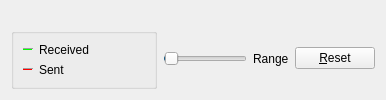
     <widget class="QWidget" name="tab_nettraffic">
      <attribute name="title">
       <string>&amp;Network Traffic</string>
      </attribute>
      <layout class="QHBoxLayout" name="horizontalLayout_3">
       <item>
        <layout class="QVBoxLayout" name="verticalLayout_4">
         <item>
          <widget class="TrafficGraphWidget" name="trafficGraph" native="true">
           <property name="sizePolicy">
            <sizepolicy hsizetype="Expanding" vsizetype="Expanding">
             <horstretch>0</horstretch>
             <verstretch>0</verstretch>
            </sizepolicy>
           </property>
           <property name="accessibleName">
            <string>Traffic Graph</string>
           </property>
          </widget>
         </item>
         <item>
          <layout class="QHBoxLayout" name="horizontalLayout_2">
           <item>
            <widget class="QGroupBox" name="groupBox_2">
             <property name="toolTip">
              <string extracomment="Totals"/>
             </property>
             <property name="accessibleName">
              <string>Totals</string>
             </property>
             <property name="title">
              <string/>
             </property>
             <property name="flat">
              <bool>true</bool>
             </property>
             <layout class="QVBoxLayout" name="verticalLayout_9">
              <item>
               <layout class="QHBoxLayout" name="horizontalLayout_6">
                <item>
                 <widget class="Line" name="line_3">
                  <property name="sizePolicy">
                   <sizepolicy hsizetype="Fixed" vsizetype="Fixed">
                    <horstretch>0</horstretch>
                    <verstretch>0</verstretch>
                   </sizepolicy>
                  </property>
                  <property name="minimumSize">
                   <size>
                    <width>10</width>
                    <height>0</height>
                   </size>
                  </property>
                  <property name="palette">
                   <palette>
                    <active>
                     <colorrole role="Light">
                      <brush brushstyle="SolidPattern">
                       <color alpha="255">
                        <red>0</red>
                        <green>255</green>
                        <blue>0</blue>
                       </color>
                      </brush>
                     </colorrole>
                    </active>
                    <inactive>
                     <colorrole role="Light">
                      <brush brushstyle="SolidPattern">
                       <color alpha="255">
                        <red>0</red>
                        <green>255</green>
                        <blue>0</blue>
                       </color>
                      </brush>
                     </colorrole>
                    </inactive>
                    <disabled>
                     <colorrole role="Light">
                      <brush brushstyle="SolidPattern">
                       <color alpha="255">
                        <red>0</red>
                        <green>255</green>
                        <blue>0</blue>
                       </color>
                      </brush>
                     </colorrole>
                    </disabled>
                   </palette>
                  </property>
                  <property name="orientation">
                   <enum>Qt::Horizontal</enum>
                  </property>
                 </widget>
                </item>
                <item>
                 <widget class="QLabel" name="label_24">
                  <property name="accessibleName">
                   <string>Received</string>
                  </property>
                  <property name="accessibleDescription">
                   <string>Received</string>
                  </property>
                  <property name="text">
                   <string>Received</string>
                  </property>
                 </widget>
                </item>
                <item>
                 <widget class="QLabel" name="lblBytesIn">
                  <property name="minimumSize">
                   <size>
                    <width>50</width>
                    <height>0</height>
                   </size>
                  </property>
                  <property name="accessibleName">
                   <string>Bytes Received</string>
                  </property>
                  <property name="alignment">
                   <set>Qt::AlignRight|Qt::AlignTrailing|Qt::AlignVCenter</set>
                  </property>
                 </widget>
                </item>
               </layout>
              </item>
              <item>
               <layout class="QHBoxLayout" name="horizontalLayout_7">
                <item>
                 <widget class="Line" name="line_4">
                  <property name="sizePolicy">
                   <sizepolicy hsizetype="Fixed" vsizetype="Fixed">
                    <horstretch>0</horstretch>
                    <verstretch>0</verstretch>
                   </sizepolicy>
                  </property>
                  <property name="minimumSize">
                   <size>
                    <width>10</width>
                    <height>0</height>
                   </size>
                  </property>
                  <property name="palette">
                   <palette>
                    <active>
                     <colorrole role="Light">
                      <brush brushstyle="SolidPattern">
                       <color alpha="255">
                        <red>255</red>
                        <green>0</green>
                        <blue>0</blue>
                       </color>
                      </brush>
                     </colorrole>
                    </active>
                    <inactive>
                     <colorrole role="Light">
                      <brush brushstyle="SolidPattern">
                       <color alpha="255">
                        <red>255</red>
                        <green>0</green>
                        <blue>0</blue>
                       </color>
                      </brush>
                     </colorrole>
                    </inactive>
                    <disabled>
                     <colorrole role="Light">
                      <brush brushstyle="SolidPattern">
                       <color alpha="255">
                        <red>255</red>
                        <green>0</green>
                        <blue>0</blue>
                       </color>
                      </brush>
                     </colorrole>
                    </disabled>
                   </palette>
                  </property>
                  <property name="orientation">
                   <enum>Qt::Horizontal</enum>
                  </property>
                 </widget>
                </item>
                <item>
                 <widget class="QLabel" name="label_31">
                  <property name="accessibleName">
                   <string>Sent</string>
                  </property>
                  <property name="accessibleDescription">
                   <string>Sent</string>
                  </property>
                  <property name="text">
                   <string>Sent</string>
                  </property>
                 </widget>
                </item>
                <item>
                 <widget class="QLabel" name="lblBytesOut">
                  <property name="minimumSize">
                   <size>
                    <width>50</width>
                    <height>0</height>
                   </size>
                  </property>
                  <property name="accessibleName">
                   <string>Bytes Sent</string>
                  </property>
                  <property name="alignment">
                   <set>Qt::AlignRight|Qt::AlignTrailing|Qt::AlignVCenter</set>
                  </property>
                 </widget>
                </item>
               </layout>
              </item>
             </layout>
            </widget>
           </item>
           <item>
            <widget class="QSlider" name="sldGraphRange">
             <property name="accessibleName">
              <string>Range Slider</string>
             </property>
             <property name="minimum">
              <number>1</number>
             </property>
             <property name="maximum">
              <number>288</number>
             </property>
             <property name="pageStep">
              <number>12</number>
             </property>
             <property name="value">
              <number>6</number>
             </property>
             <property name="orientation">
              <enum>Qt::Horizontal</enum>
             </property>
            </widget>
           </item>
           <item>
            <widget class="QLabel" name="lblGraphRange">
             <property name="text">
              <string>Range</string>
             </property>
            </widget>
           </item>
           <item>
            <widget class="QPushButton" name="btnClearTrafficGraph">
             <property name="accessibleName">
              <string>Reset Range</string>
             </property>
             <property name="accessibleDescription">
              <string>Reset Range Button</string>
             </property>
             <property name="text">
              <string>&amp;Reset</string>
             </property>
             <property name="autoDefault">
              <bool>false</bool>
             </property>
            </widget>
           </item>
          </layout>
         </item>
        </layout>
       </item>
      </layout>
     </widget>
